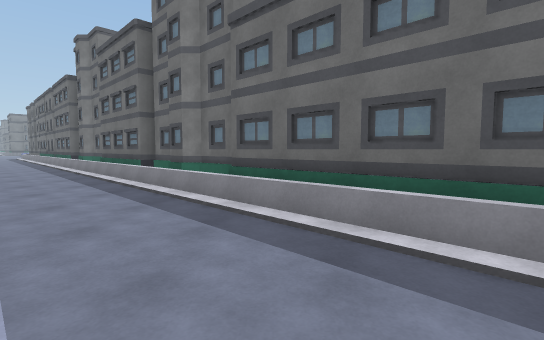
View 1 (above)

23 first-person views from a walk through a scene from a Unity 3-D project. The camera is 1.4 m above the floor, tilts 4° down and sees 85° across. The floor is counted in squares, 2 m on a side. Each view is taken from the middle of a square. On the plan, view 1 faces up. The plan holds only what a view shows up to about 10 squares ahead; the rest is blank. The place goes on beyond the plan.

View 2
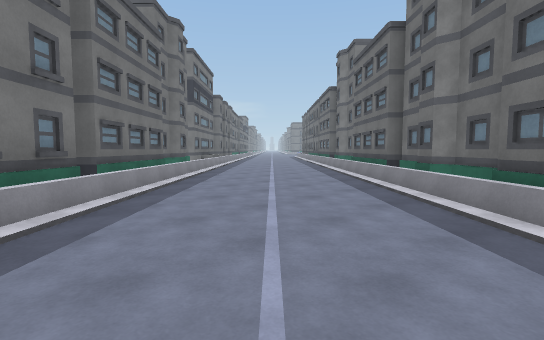

View 3
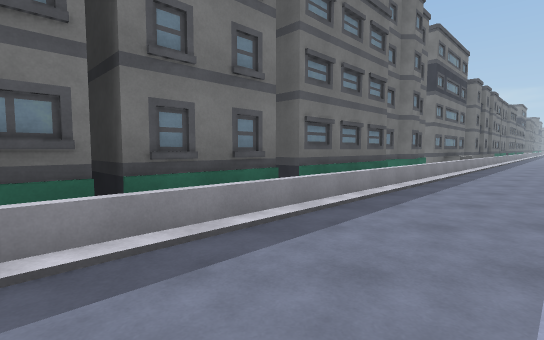

View 4
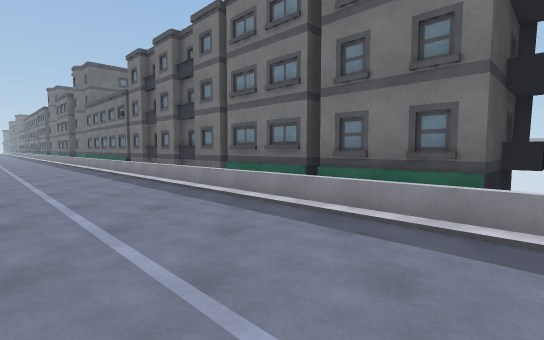

View 5
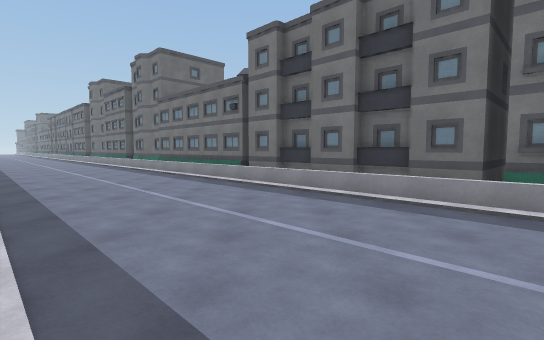

View 6
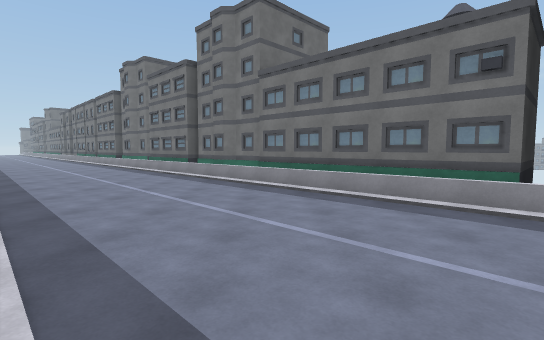

View 7
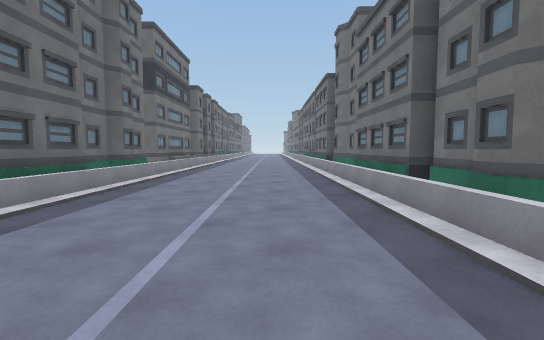

View 8
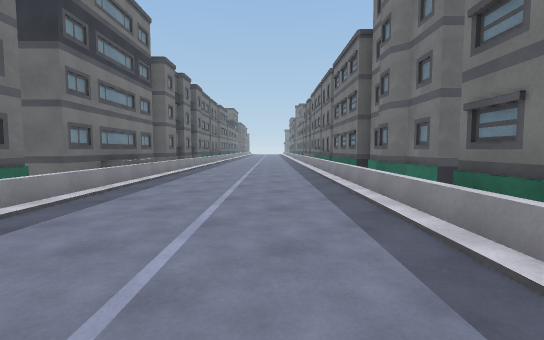

View 9
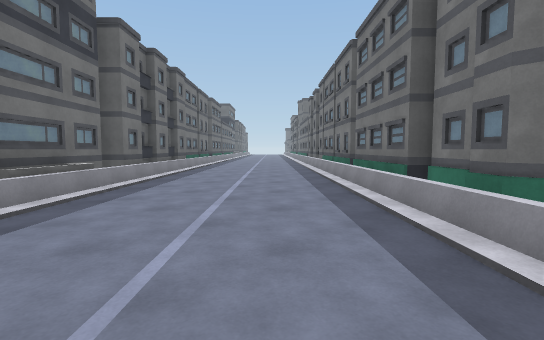

View 10
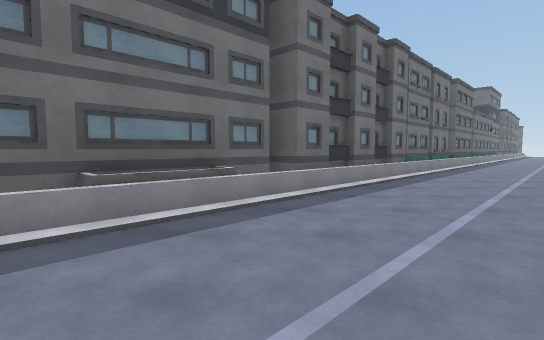

View 11
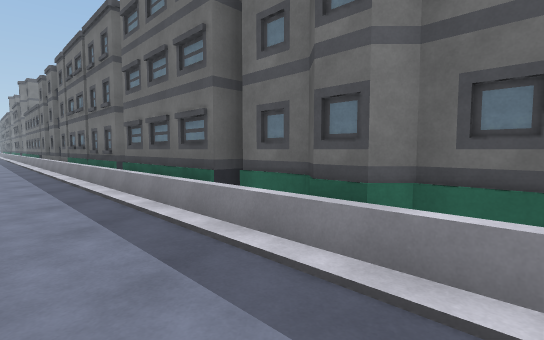

View 12
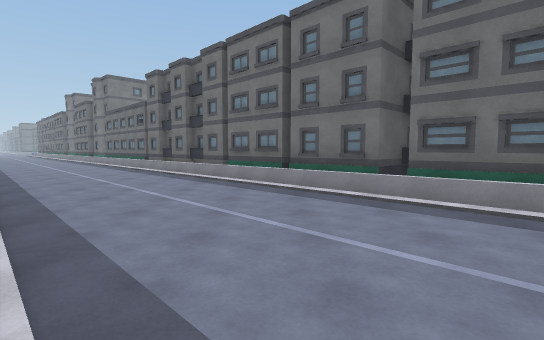

View 13
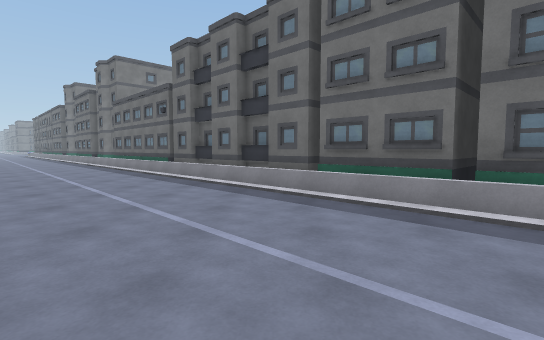

View 14
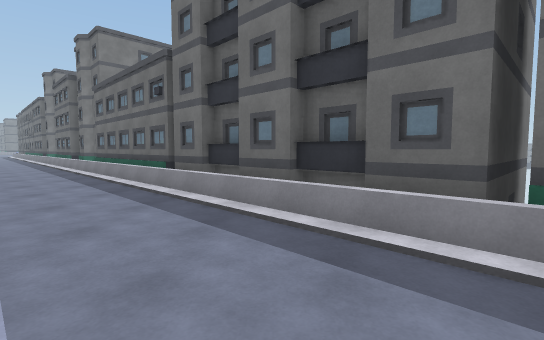

View 15
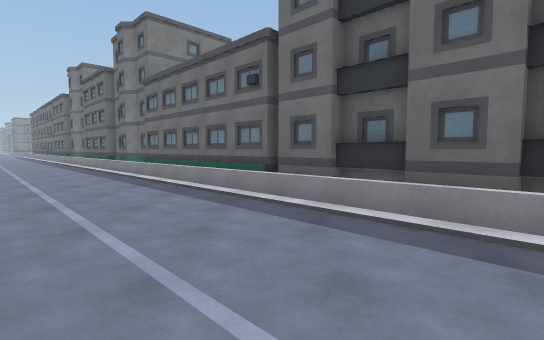

View 16
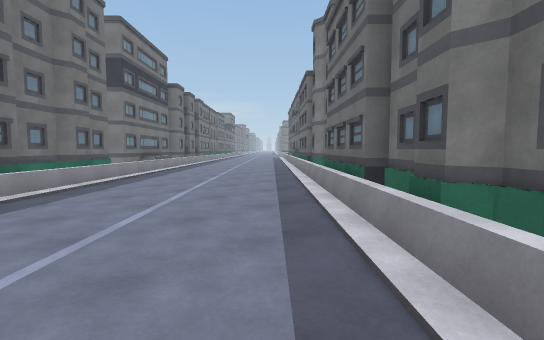

View 17
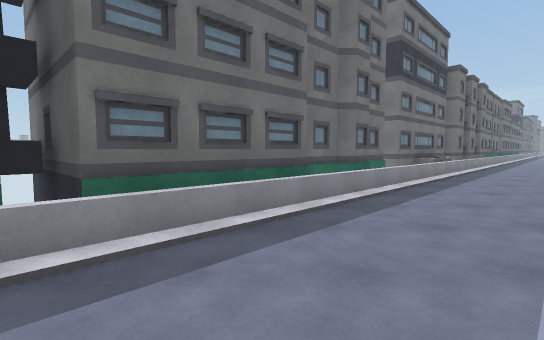

View 18
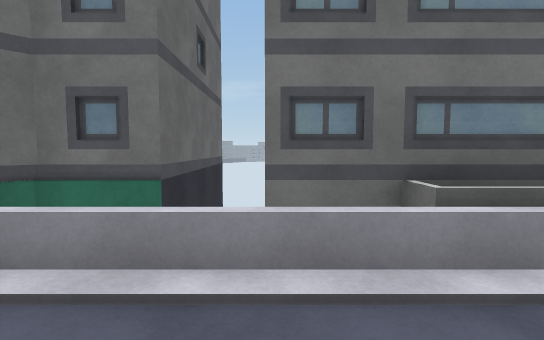

View 19
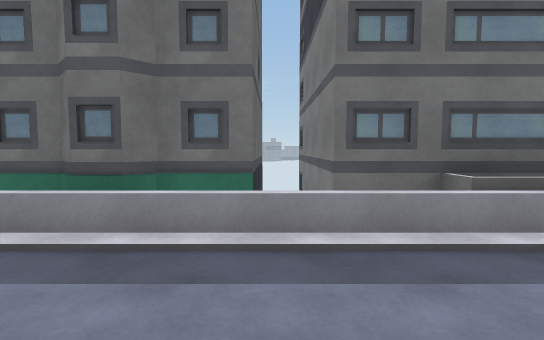

View 20
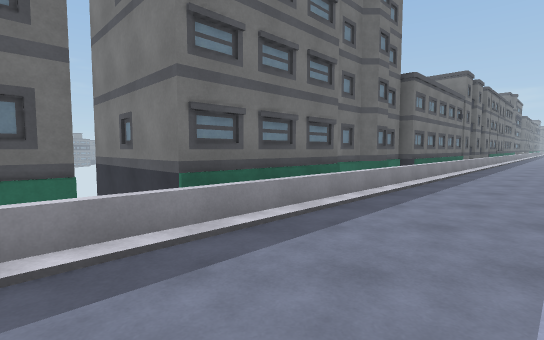

View 21
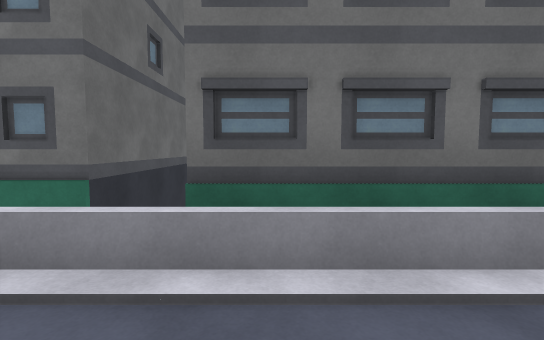

View 22
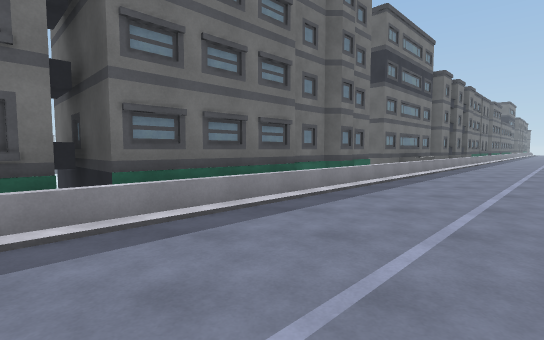

View 23
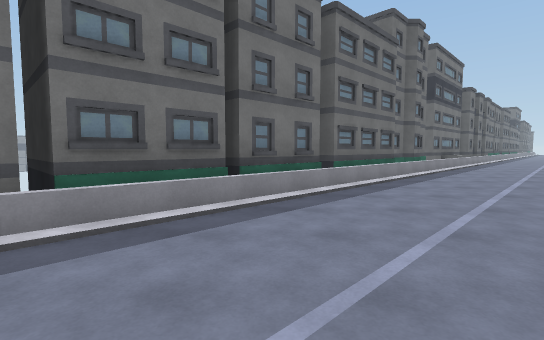

### Floor plan
Key: @ floor where view 1 was taken; # wall or solid block; . floor; / step, stairs or slope; B building.
Columns run from 13 left of view 1 to 23 right of it. Each row starts with its distance up from view 1.
  8 BB/...../BBB
  7  BB/...../BB
  6   B#/...../BBBB
  5  BBBB/...../BB
  4 BBB BB/...../BB
  3      BB/...../BB
  2       BB/...../B
  1        BB/...../BB
  0       BBBB/..@../BB
 -1         BBB/...../BB BB
 -2           BB/...../BBB
 -3            BB/...../BBB
 -4             BB/...../BB  B
 -5              BB/...../BBBB
 -6               BB/...../BB
 -7              BBBB/...../BB
 -8                 BB/...../BB
 -9                  BB/...../BB
-10                   BB/...../BB
-11                  BBBB/...../#B
-12                 BB  BB/...../BB
-13                      BB/...../BB
-14                       BB/...../BB
-15                      BBBB/...../BB
-16                      BBBBB/...../B
-17                      BB   B/...../B
-18                           BB/...../BB

Where each view was taken, in squares from view 1:
view 1: 0 up, 0 right, facing up
view 2: 0 up, 0 right, facing up-left
view 3: 1 up, 1 left, facing left
view 4: 4 up, 3 left, facing down
view 5: 2 up, 1 right, facing down
view 6: 2 down, 5 right, facing down
view 7: 7 down, 6 right, facing down-right
view 8: 10 down, 9 right, facing down-right
view 9: 12 down, 11 right, facing down-right
view 10: 14 down, 13 right, facing right
view 11: 12 down, 13 right, facing up
view 12: 11 down, 8 right, facing up
view 13: 8 down, 6 right, facing up
view 14: 5 down, 5 right, facing up
view 15: 4 down, 3 right, facing up
view 16: 3 up, 1 left, facing up-left
view 17: 3 up, 3 left, facing left
view 18: 8 up, 9 left, facing down-left
view 19: 8 up, 8 left, facing down-left
view 20: 13 down, 13 right, facing left
view 21: 12 down, 11 right, facing down-left
view 22: 8 down, 7 right, facing right
view 23: 5 down, 4 right, facing right
